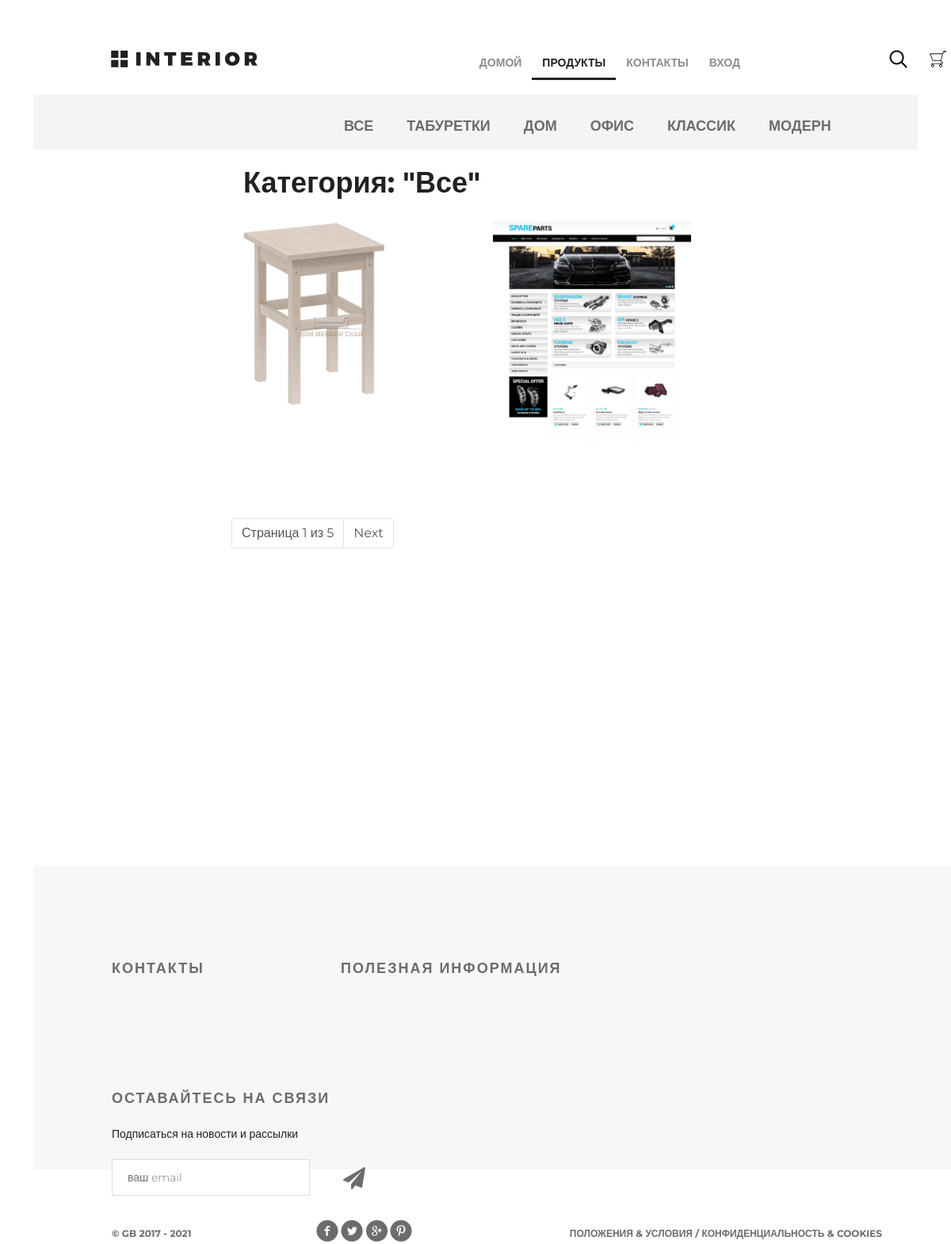
Screenshot of /products/category/0/ with the database file from the repository.
### mainapp/models.py (models this page shows, shortened)
class ProductCategory(models.Model):
    name = models.CharField(verbose_name='Наименование', max_length=64, unique=True)
    description = models.TextField(verbose_name='Описание')
    is_active = models.BooleanField(default=True, verbose_name='Запись активна')
    class Meta:
        verbose_name = 'Категория'
        verbose_name_plural = 'Категория'
        ordering = ('-id',)

class Product(models.Model):
    category = models.ForeignKey(ProductCategory, on_delete=models.CASCADE, verbose_name='Категория')
    name = models.CharField(max_length=128, verbose_name='Наименование')
    image = models.ImageField(upload_to='products', blank=True, verbose_name='Изображение')
    short_desc = models.CharField(max_length=255, verbose_name='Краткое описание')
    description = models.TextField(verbose_name='Описание')
    price = models.DecimalField(decimal_places=2, max_digits=10, default=0, verbose_name='Цена')
    quantity = models.PositiveSmallIntegerField(default=0, verbose_name='Количество')
    is_active = models.BooleanField(default=True, verbose_name='Запись активна')
    updated_at = models.DateTimeField(auto_now=True, null=True, blank=True)
    created_at = models.DateTimeField(auto_now_add=True, null=True, blank=True)
    class Meta:
        verbose_name = 'Продукты'
        verbose_name_plural = 'Продукты'
        ordering = ('-id',)

### mainapp/views.py (the view, shortened to what this page needs)
# urls.py: path('products/', include('mainapp.urls', namespace='products')),
def products(request, pk=None, page=1):
    print(pk)
    title = 'Продукты'
    links_menu = ProductCategory.objects.all()
    if pk is not None:
        if pk == 0:
            product_list = Product.objects.all()
            category = {
                'name': 'все',
                'pk': 0,
            }
        else:
            category = get_object_or_404(ProductCategory, pk=pk)
            product_list = Product.objects.filter(category__pk=pk)
        paginator = Paginator(product_list, 2)
        try:
            product_paginator = paginator.page(page)
        except PageNotAnInteger:
            product_paginator = paginator.page(1)
        except EmptyPage:
            product_paginator = paginator.page(paginator.num_pages)
        context = {
            'links_menu': links_menu,
            'title': 'Продукты',
            'product_list': product_paginator,
            'category': category,
        }
        return render(request, 'mainapp/products_list.html', context=context)

### adminapp/templatetags/temp_tags.py (called while the page is built)
@register.filter(name='media_for_products')  # 1 вариант регистрации шаблонного тега
def media_for_products(img_path):
    if not img_path:
        img_path = 'default_prod.svg'
    return f'{settings.MEDIA_URL}{img_path}'

### mainapp/context_processors.py (called while the page is built)
def basket(request):
    basket_items = []
    if request.user.is_authenticated:
        basket_items = Basket.objects.filter(user=request.user)
    return {
        'basket': basket_items
    }

### mainapp/templates/mainapp/products_list.html (shortened to what this page needs)
{% extends 'mainapp/temp.html' %}
{% load static %}
{% load temp_tags %}
{% block menu %}
    <div class="hero-white">
        <div class="header clearfix">
            {% include 'mainapp/includes/inc_up_menu.html' %}
        </div>
    </div>
{% endblock %}
{% block content %}
    <div class="details">
        <div class="links clearfix">
            {% include 'mainapp/includes/inc_menu_categories.html' %}
        </div>
        <div class="products_list">
            <div class="title clearfix">
                <h2>Категория: "{{ category.name|title }}"</h2> <br><br>
            </div>
            <div class="category-products clearfix">
                {% for product in product_list %}
                    <div class="block">
                        <a href="{% url 'mainapp:product' product.pk %}">
                            <img src="{{ product.image | media_for_products }}" width="250px"
                                 alt="{{ product.short_desc }}">
                        </a>
                    </div>
                {% endfor %}
            </div>
            <div class="paginator">
                <nav aria-label="Page navigation example">
                    <ul class="pagination">
                        <li class="page-item"><a class="page-link"
                                                 href="{{ product_list.number }}">Страница {{ product_list.number }} из  {{ product_list.paginator.num_pages }}</a></li>
                        {% if product_list.has_next %}
                            <li class="page-item"><a class="page-link"
                                                     href="{% url 'mainapp:category_page' category.pk product_list.next_page_number %}">Next</a>
                            </li>
                        {% endif %}
                    </ul>
                </nav>
            </div>
        </div>
        <div class="clr"></div>
{% endblock %}

### mainapp/templates/mainapp/includes/inc_menu_categories.html (shortened to what this page needs)
<ul class="links-menu">
    <li>
        <a href="{% url 'products:category' 0 %}"
           class="">
            все
        </a>
    </li>
    {% for link in links_menu %}
        <li>
      <a href="{% url 'products:category' link.pk %}"
         class="">
        {{ link.name }}
      </a>
    </li>
    {% endfor %}
</ul>

### static/css/style.css (style rules this page uses)
* { margin: 0; padding: 0; }
body { font-family: 'Montserrat', sans-serif; }
html, body { height: 100%; }
.products_list { margin-left: 250px; }
.products_list a { color: #555; text-decoration: none; }
.products_list .title { margin: 20px auto; height: 50px; float: none; }
.products_list .title h2 { margin-top: 0; float: left; }
.paginator a, .paginator a:visited { color: #555; text-decoration: none; }
.category-products { margin-bottom: 75px; }
.category-products .block a img { float: left; }
.category-products .block { float: left; margin-right: 30px; display: block; height: 300px; width: 300px; position: relative; }
.clr { height: 384px; }
.clearfix:after { content: ""; display: block; clear: both; }
.title { height: 152px; margin-right: 15px; }
.title h2 { float: left; margin-top: 118px; color: #212121; font-size: 36px; font-weight: 700; text-align: left; margin-left: 15px; }
.hero-white { background-color: #fff; height: 119px; padding-left: 98px; padding-right: 211px; position: relative; }
.links { height: 70px; background-color: #f4f4f4; position: relative; padding-left: 360px; }
.links-menu { margin: 27px auto 0px; position: absolute; }
.links-menu li { float: left; list-style-type: none; padding-right: 42px; }
.links-menu li a { text-decoration: none; color: #6c6c6c; font-size: 18px; font-weight: 700; text-transform: uppercase; }

### rows the page displays
ProductCategory: name "ТАБУРЕТКИ"
ProductCategory: name "ДОМ"
ProductCategory: name "ОФИС"
ProductCategory: name "КЛАССИК"
ProductCategory: name "МОДЕРН"
Product: image|media_for_products (picture)
Product: image|media_for_products (picture)

### other values shown
{{ category.name|title }} "Все"
{{ product_list.number }} "1"
{{ product_list.paginator.num_pages }} "5"
